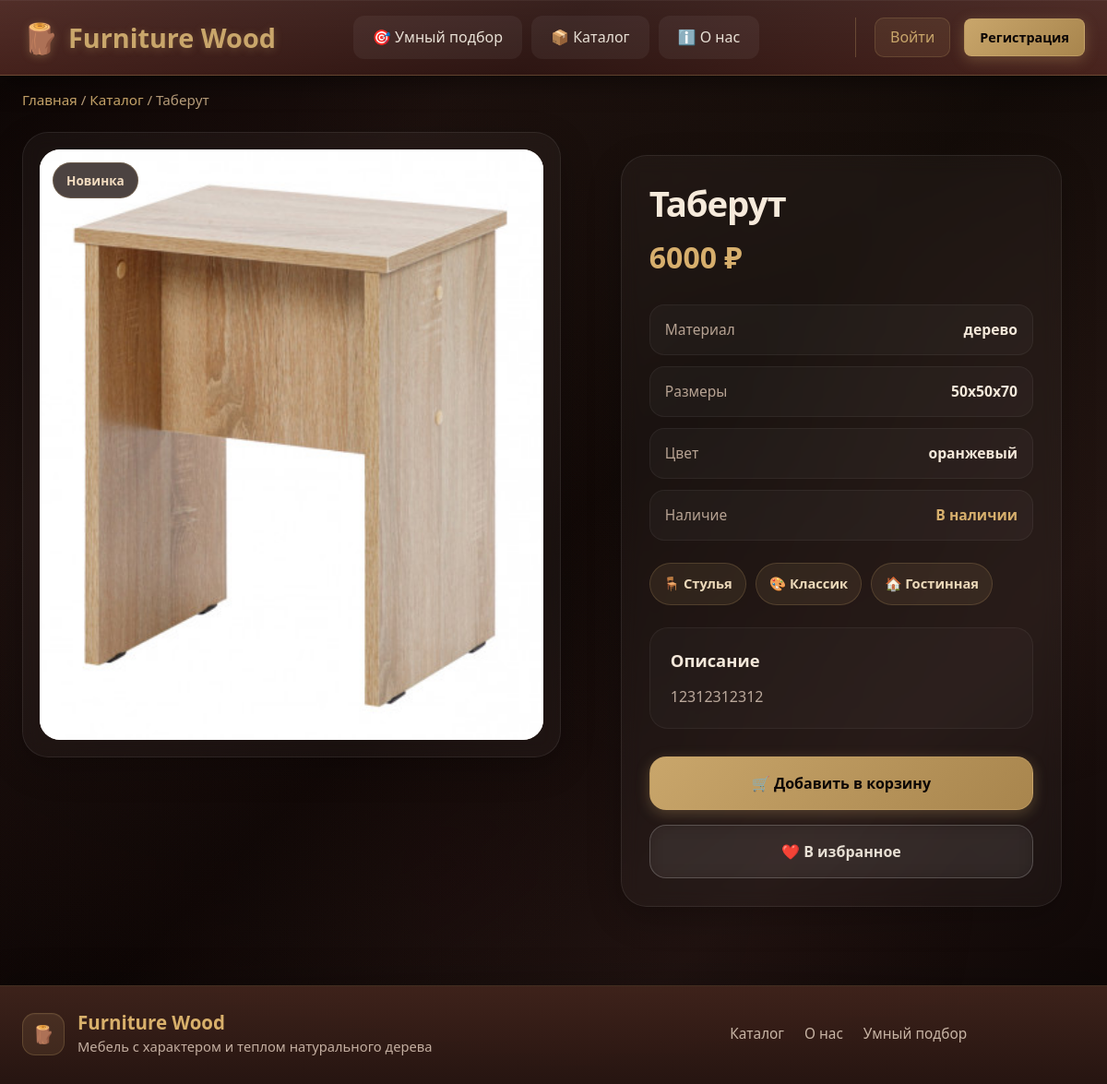
Screenshot of /catalog/product/taberut/ with the database file from the repository.
### catalog/models.py (models this page shows, shortened)
class Product(models.Model):
    BUDGET_CHOICES = [
        ('economy', 'Эконом (до 15 000 ₽)'),
        ('standard', 'Стандарт (15 000 - 50 000 ₽)'),
        ('premium', 'Премиум (50 000 - 100 000 ₽)'),
        ('luxury', 'Люкс (от 100 000 ₽)'),
    ]
    name = models.CharField(max_length=200, verbose_name="Название")
    slug = models.SlugField(unique=True, verbose_name="URL")
    description = models.TextField(verbose_name="Описание")
    short_description = models.CharField(max_length=300, blank=True, verbose_name="Краткое описание")
    price = models.DecimalField(max_digits=10, decimal_places=2, verbose_name="Цена")
    old_price = models.DecimalField(max_digits=10, decimal_places=2, blank=True, null=True, verbose_name="Старая цена")
    image = models.ImageField(upload_to='products/', verbose_name="Главное изображение")
    categories = models.ManyToManyField(
        Category,
        related_name='products',
        verbose_name="Категории"
    )
    styles = models.ManyToManyField(
        Style,
        related_name='products',
        verbose_name="Стили"
    )
    room_types = models.ManyToManyField(
        RoomType,
        related_name='products',
        verbose_name="Типы комнат"
    )
    budget_category = models.CharField(
        max_length=20,
        choices=BUDGET_CHOICES,
        verbose_name="Ценовая категория"
    )
    material = models.CharField(max_length=100, verbose_name="Материал")
    dimensions = models.CharField(max_length=100, blank=True, verbose_name="Размеры (ШxГxВ)")
    color = models.CharField(max_length=100, blank=True, verbose_name="Цвет")
    weight = models.DecimalField(max_digits=6, decimal_places=2, blank=True, null=True, verbose_name="Вес (кг)")
    in_stock = models.BooleanField(default=True, verbose_name="В наличии")
    is_featured = models.BooleanField(default=False, verbose_name="Рекомендуемый")
    is_new = models.BooleanField(default=False, verbose_name="Новинка")
    created_at = models.DateTimeField(auto_now_add=True, verbose_name="Дата добавления")
    updated_at = models.DateTimeField(auto_now=True, verbose_name="Дата обновления")
    class Meta:
        verbose_name = "Товар"
        verbose_name_plural = "Товары"
        ordering = ['-created_at']

class Category(models.Model):
    name = models.CharField(max_length=100, verbose_name="Название")
    slug = models.SlugField(unique=True, verbose_name="URL")
    icon = models.CharField(max_length=50, default="🪑", verbose_name="Иконка")
    description = models.TextField(blank=True, verbose_name="Описание")
    image = models.ImageField(upload_to='categories/', blank=True, null=True, verbose_name="Изображение")
    class Meta:
        verbose_name = "Категория"
        verbose_name_plural = "Категории"
        ordering = ['name']

class Style(models.Model):
    name = models.CharField(max_length=100, verbose_name="Название")
    slug = models.SlugField(unique=True, verbose_name="URL")
    icon = models.CharField(max_length=50, default="🎨", verbose_name="Иконка")
    description = models.TextField(blank=True, verbose_name="Описание")
    image = models.ImageField(upload_to='styles/', blank=True, null=True, verbose_name="Изображение")
    class Meta:
        verbose_name = "Стиль"
        verbose_name_plural = "Стили"
        ordering = ['name']

class RoomType(models.Model):
    name = models.CharField(max_length=100, verbose_name="Название")
    slug = models.SlugField(unique=True, verbose_name="URL")
    icon = models.CharField(max_length=50, default="🏠", verbose_name="Иконка")
    image = models.ImageField(upload_to='rooms/', blank=True, null=True, verbose_name="Изображение")
    description = models.TextField(blank=True, verbose_name="Описание")
    class Meta:
        verbose_name = "Тип комнаты"
        verbose_name_plural = "Типы комнат"
        ordering = ['name']

### catalog/views.py (the view)
# urls.py: path('product/<slug:slug>/', views.product_detail, name='product_detail'),
def product_detail(request, slug):
    product = get_object_or_404(Product, slug=slug)
    return render(request, 'catalog/product_detail.html', {'product': product})

### templates/catalog/product_detail.html (shortened to what this page needs)
{% extends 'base.html' %}
{% block content %}
<div class="container">
    <nav class="breadcrumbs">
        <a href="{% url 'core:home' %}">Главная</a>
        <span>/</span>
        <a href="{% url 'catalog:catalog' %}">Каталог</a>
        <span>/</span>
        <span>{{ product.name }}</span>
    </nav>
    <section class="product-page">
        <div class="product-layout">
            <div class="product-gallery">
                <div class="product-gallery-card">
                    {% if product.image %}
                        <img src="{{ product.image.url }}" alt="{{ product.name }}" class="product-main-image">
                    {% else %}
                        <div class="no-image-large">🪑</div>
                    {% endif %}
                    {% if product.is_new %}
                        <span class="product-badge product-badge-detail">Новинка</span>
                    {% endif %}
                </div>
            </div>
            <div class="product-info">
                <div class="product-info-card">
                    <h1 class="product-page-title">{{ product.name }}</h1>
                    <div class="product-page-price">{{ product.price|floatformat:0 }} ₽</div>
                    <div class="product-meta-list">
                        <div class="product-meta-row">
                            <span>Материал</span>
                            <strong>{{ product.material }}</strong>
                        </div>
                        {% if product.dimensions %}
                        <div class="product-meta-row">
                            <span>Размеры</span>
                            <strong>{{ product.dimensions }}</strong>
                        </div>
                        {% endif %}
                        {% if product.color %}
                        <div class="product-meta-row">
                            <span>Цвет</span>
                            <strong>{{ product.color }}</strong>
                        </div>
                        {% endif %}
                        <div class="product-meta-row">
                            <span>Наличие</span>
                            <strong class="{% if product.in_stock %}status-in-stock{% else %}status-out-stock{% endif %}">
                                {% if product.in_stock %}В наличии{% else %}Под заказ{% endif %}
                            </strong>
                        </div>
                    </div>
                    <div class="product-taxonomy">
                        {% for category in product.categories.all %}
                            <span class="chip">{{ category.icon }} {{ category.name }}</span>
                        {% endfor %}
                        {% for style in product.styles.all %}
                            <span class="chip">{{ style.icon }} {{ style.name }}</span>
                        {% endfor %}
                        {% for room in product.room_types.all %}
                            <span class="chip">{{ room.icon }} {{ room.name }}</span>
                        {% endfor %}
                    </div>
                    {% if product.description %}
                    <div class="product-description">
                        <h3>Описание</h3>
                        <p>{{ product.description }}</p>
                    </div>
                    {% endif %}
                    <div class="product-actions">
                        <form method="post" action="{% url 'cart:add' product.id %}">
                            <button type="submit" class="btn btn-primary btn-product-main">
                                🛒 Добавить в корзину
                            </button>
                        </form>
                        <button type="button" class="btn btn-secondary btn-product-secondary">
                            ❤️ В избранное
                        </button>
                    </div>
                </div>
            </div>
        </div>
    </section>
</div>
{% endblock %}

### rows the page displays
Product: name "Таберут", image (picture), price "6000", material "дерево", dimensions "50x50x70", color "оранжевый", description "12312312312"
Category: icon "🪑", name "Стулья"
Style: icon "🎨", name "Классик"
RoomType: icon "🏠", name "Гостинная"
